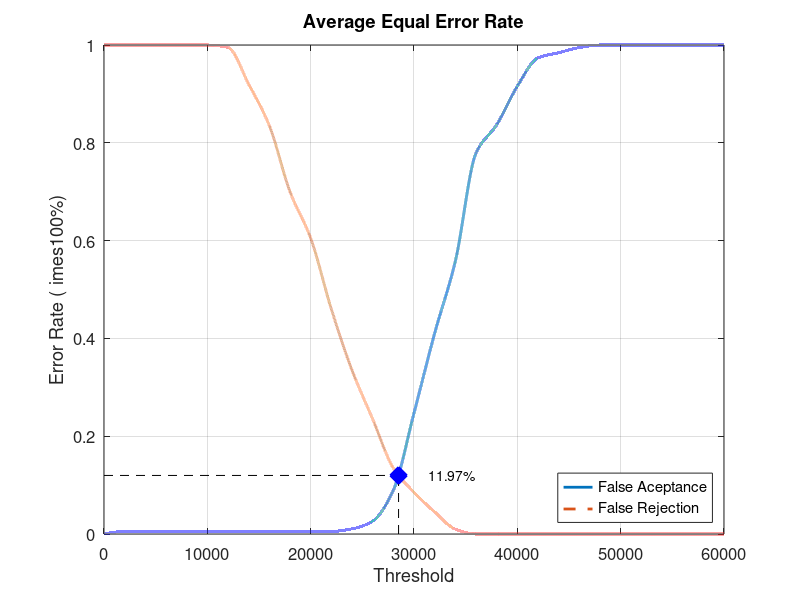
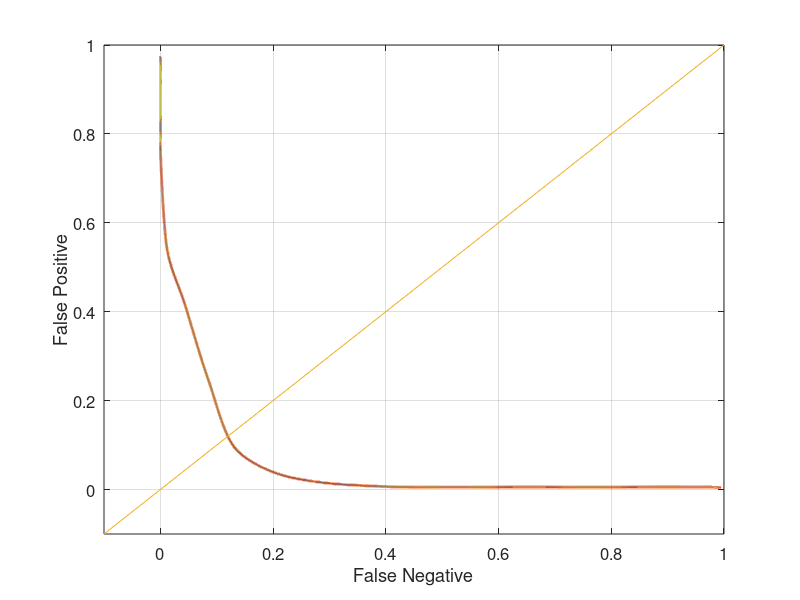

MATLAB code for these plots, in order:
close all;
clear;
clc;
x = 0:2000:60000;
xq = 0:0.5:60000;

y0 = [0 0.00526316 0.00526316 0.00526316 0.00526316 0.00526316 0.00526316 0.00526316 0.00526316 0.00526316 0.00526316 0.00526316 0.0105263 0.0263158 0.0894737 0.247368 0.410526 0.557895 0.778947 0.836842 0.915789 0.973684 0.984211 0.994737 1 1 1 1 1 1 1]
yy0 = interp1(x, y0, xq, 'pchip');
y1 = [1 1 1 1 1 1 0.995 0.92 0.835 0.7 0.605 0.46 0.335 0.235 0.135 0.085 0.045 0.01 0 0 0 0 0 0 0 0 0 0 0 0 0]
yy1 = interp1(x, y1, xq, 'pchip');

% Calculating EER: 
y2 = abs(y0 - y1);
find(y2 == min(y2))
yy2 = abs(yy0 - yy1);
xEER = find(yy2 == min(yy2));
xEERIndex = xq(xEER) % X-axis EER
yEER = yy0(xEER) % Y-axis EER

main = figure
plot(xq, yy0,'-','LineWidth', 2);	hold on
plot(xq, yy1,'--','LineWidth', 2);	hold on
plot([xEERIndex xEERIndex], [0 yEER], 'k--');	hold on
plot([0 xEERIndex], [yEER yEER], 'k--');	hold on
plot(xEERIndex, yEER, 'bx', 'LineWidth', 10);	hold on
text(xEERIndex + 10 * xEERIndex / 100, yEER, [num2str(round((10000 * yEER)) / 100) '%'])
legend('False Aceptance', 'False Rejection', 'Location', 'SouthEast')
xlabel('Threshold')
ylabel('Error Rate (	imes100%)')
title('Average Equal Error Rate')
set(gca, 'FontSize', 12)
axis([0 60000 0 1])
grid on

print(main, 'Database3_3Main', '-dpng');
FNRxFPR = figure('Color', [1 1 1]);
plot(yy1, yy0, '-', yy1, yy0, 'LineWidth', 2);
hold on
y = -0.1:0.1:1
plot(y, y); 
set(gca, 'FontSize', 12)
xlabel('False Negative')
ylabel('False Positive')
axis([-0.1 1 -0.1 1])
set(gca, 'FontSize', 12)
grid on

print(FNRxFPR, 'Database3_3FNRxFPR','-dpng');
